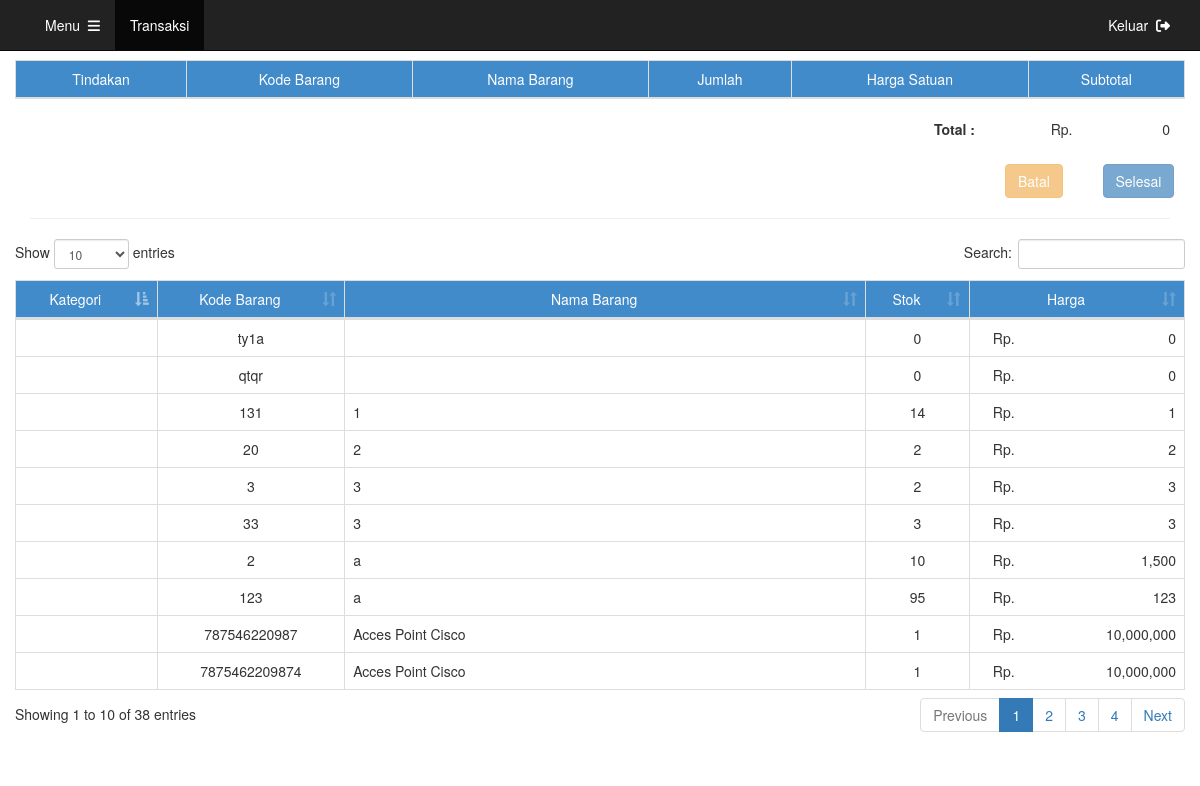
Page /transaksi/transaction.php on the committed database.
### tables this page shows
CREATE TABLE `stok` (
  `id` int(11) NOT NULL,
  `nama_kategori` varchar(255) NOT NULL,
  `kode_barang` varchar(255) NOT NULL,
  `nama_barang` varchar(255) NOT NULL,
  `jumlah_barang` float NOT NULL,
  `kode_satuan` varchar(255) NOT NULL,
  `harga` int(11) NOT NULL
);

### transaksi/transaction.php (the view, shortened to what this page needs)
<?php
include '../connectdb.php';
?>
<!DOCTYPE html>
<html lang="en">
  <head>
    <?php include '../import.php'; ?>
  </head>
  <body>
    <?php include '../header.php'; ?>
    <div class="container" role="main" style="margin-top: 60px;">
      <div class="row">
        <table class='table table-bordered table-hover' id='transData'>
          <thead>
            <tr>
              <td class='text-center' style="background-color:#428BCA;color:#FFF">Tindakan</td>
              <td class='text-center' style="background-color:#428BCA;color:#FFF">Kode Barang</td>
              <td class='text-center' style="background-color:#428BCA;color:#FFF">Nama Barang</td>
              <td class='text-center' style="background-color:#428BCA;color:#FFF">Jumlah</td>
              <td class='text-center' style="background-color:#428BCA;color:#FFF">Harga Satuan</td>
              <td class='text-center' style="background-color:#428BCA;color:#FFF">Subtotal</td>
            </tr>
          </thead>
            <?php
            $total = 0;
            ?>
        </table>
      </div>
      <div class="row">
        <div class="col-md-9"></div>
        <div class="col-md-1 text-right">
          <label>Total :</label>
        </div>
        <div class="col-md-1 text-right">
          <span>Rp.</span>
        </div>
        <div class="col-md-1 text-right">
          <span>
            <?php
              echo number_format($total);
            ?>
          </span>
        </div>
      </div>
      <div class="row"><br></div>
      <div class="row">
        <div class="col-md-10"></div>
        <?php
            $result = mysqli_query($con, "SELECT count(*) FROM dummy");
            $count = mysqli_fetch_array($result);
            $count = $count['count(*)'];
        ?>
        <div class="col-md-1">
          <?php
            if ($count == 0) {
              echo '<button class="btn btn-warning disabled">Batal</button>';
            }
            else
            {
              echo '<button onclick="batal()" class="btn btn-warning">Batal</button>';
            }
          ?>
        </div>
        <div class="col-md-1 text-right">
          <?php
            if ($count == 0) {
              echo '<button class="btn btn-primary" disabled>Selesai</button>';
            }
            else
            {
              echo '<button onclick="bayar()" class="btn btn-primary">Selesai</button>';
            }
          ?>
        </div>
      </div>
      <hr>
      <div class="row">
        <div class="table-responsive">
          <table class="table table-bordered table-hover" id="tblMain" style="width: 100%;">
            <thead>
               <td class="text-center" style="background-color:#428BCA;color:#FFF">Kategori</td>
               <td class="text-center" style="background-color:#428BCA;color:#FFF">Kode Barang</td>
               <td class="text-center" style="background-color:#428BCA;color:#FFF">Nama Barang</td>
               <td class="text-center" style="background-color:#428BCA;color:#FFF">Stok</td>
               <td class="text-center" style="background-color:#428BCA;color:#FFF">Harga</td>
            </thead>
            <tbody>
            <?php
              $query = "SELECT * FROM stok ORDER BY nama_barang ASC";
              $result = mysqli_query($con, $query);
              while($row = mysqli_fetch_array($result))
              {
              echo '
              <tr id="row_data" data-toggle="modal" data-target="#exampleModal"
              data-id="'.$row["id"].'"
              data-namakategori="'.$row["id_kategori"].'"
              data-kodebarang="'.$row["kode_barang"].'"
              data-namabarang="'.$row["nama_barang"].'"
              data-jumlahbarang="'.$row["jumlah_barang"].'"
              data-harga="'.$row["harga"].'"
              style="cursor:pointer;">
              <td class="text-center" id="'.$row["id"].'">'.$row["id_kategori"].'</td>
              <td class="text-center" id="'.$row["id"].'">'.$row["kode_barang"].'</td>
              <td class="text-left" id="'.$row["kode_barang"].'">'.$row["nama_barang"].'</td>
              <td class="text-center" id="'.$row["id"].'">'.$row["jumlah_barang"].'</td>
              <td class="text-right" id="'.$row["id"].'"><span class="col-xs-1 text-right">Rp.</span><span>'.number_format($row["harga"],0).'</span></td>
              </tr>';
              }
            ?>
            </tbody>
          </table>
        </div>
      </div>
      <br>
    </div>
  </body>
</html>

### rows in the picture
stok: kode_barang "ty1a", jumlah_barang "0", harga "0"
stok: kode_barang "qtqr", jumlah_barang "0", harga "0"
stok: kode_barang "131", nama_barang "1", jumlah_barang "14", harga "1"
stok: kode_barang "20", nama_barang "2", jumlah_barang "2", harga "2"
stok: kode_barang "3", nama_barang "3", jumlah_barang "2", harga "3"
stok: kode_barang "33", nama_barang "3", jumlah_barang "3", harga "3"
stok: kode_barang "2", nama_barang "a", jumlah_barang "10", harga "1,500"
stok: kode_barang "123", nama_barang "a", jumlah_barang "95", harga "123"
stok: kode_barang "787546220987", nama_barang "Acces Point Cisco", jumlah_barang "1", harga "10,000,000"
stok: kode_barang "7875462209874", nama_barang "Acces Point Cisco", jumlah_barang "1", harga "10,000,000"

### other values in the picture
$total "0"
